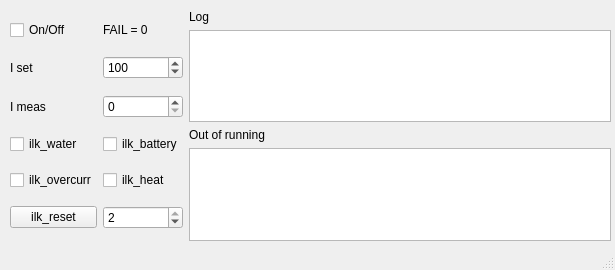
<?xml version="1.0" encoding="UTF-8"?>
<ui version="4.0">
 <class>MainWindow</class>
 <widget class="QMainWindow" name="MainWindow">
  <property name="geometry">
   <rect>
    <x>0</x>
    <y>0</y>
    <width>615</width>
    <height>270</height>
   </rect>
  </property>
  <property name="windowTitle">
   <string>MainWindow</string>
  </property>
  <widget class="QWidget" name="centralwidget">
   <widget class="QWidget" name="gridLayoutWidget_2">
    <property name="geometry">
     <rect>
      <x>10</x>
      <y>10</y>
      <width>601</width>
      <height>231</height>
     </rect>
    </property>
    <layout class="QGridLayout" name="gridLayout_2">
     <item row="0" column="1">
      <layout class="QVBoxLayout" name="verticalLayout">
       <item>
        <widget class="QLabel" name="label_3">
         <property name="text">
          <string>Log</string>
         </property>
        </widget>
       </item>
       <item>
        <widget class="QTextEdit" name="log_text">
         <property name="horizontalScrollBarPolicy">
          <enum>Qt::ScrollBarAlwaysOff</enum>
         </property>
         <property name="readOnly">
          <bool>true</bool>
         </property>
        </widget>
       </item>
       <item>
        <widget class="QLabel" name="label_4">
         <property name="text">
          <string>Out of running</string>
         </property>
        </widget>
       </item>
       <item>
        <widget class="QTextEdit" name="ofr_text">
         <property name="layoutDirection">
          <enum>Qt::LeftToRight</enum>
         </property>
         <property name="autoFormatting">
          <set>QTextEdit::AutoBulletList</set>
         </property>
         <property name="readOnly">
          <bool>true</bool>
         </property>
        </widget>
       </item>
      </layout>
     </item>
     <item row="0" column="0">
      <layout class="QGridLayout" name="gridLayout">
       <item row="5" column="1">
        <widget class="QSpinBox" name="permission">
         <property name="maximum">
          <number>2</number>
         </property>
         <property name="singleStep">
          <number>2</number>
         </property>
         <property name="value">
          <number>2</number>
         </property>
        </widget>
       </item>
       <item row="2" column="0">
        <widget class="QLabel" name="label_2">
         <property name="text">
          <string>I meas</string>
         </property>
        </widget>
       </item>
       <item row="3" column="1">
        <widget class="QCheckBox" name="ilk_battery">
         <property name="text">
          <string>ilk_battery</string>
         </property>
        </widget>
       </item>
       <item row="4" column="0">
        <widget class="QCheckBox" name="ilk_overcurr">
         <property name="text">
          <string>ilk_overcurr</string>
         </property>
        </widget>
       </item>
       <item row="4" column="1">
        <widget class="QCheckBox" name="ilk_heat">
         <property name="text">
          <string>ilk_heat</string>
         </property>
        </widget>
       </item>
       <item row="5" column="0">
        <widget class="QPushButton" name="ilk_reset">
         <property name="text">
          <string>ilk_reset</string>
         </property>
        </widget>
       </item>
       <item row="3" column="0">
        <widget class="QCheckBox" name="ilk_water">
         <property name="text">
          <string>ilk_water</string>
         </property>
        </widget>
       </item>
       <item row="1" column="1">
        <widget class="QSpinBox" name="Iset">
         <property name="maximum">
          <number>120</number>
         </property>
         <property name="value">
          <number>100</number>
         </property>
        </widget>
       </item>
       <item row="1" column="0">
        <widget class="QLabel" name="label">
         <property name="text">
          <string>I set</string>
         </property>
        </widget>
       </item>
       <item row="2" column="1">
        <widget class="QSpinBox" name="Imeas">
         <property name="maximum">
          <number>120</number>
         </property>
         <property name="value">
          <number>0</number>
         </property>
        </widget>
       </item>
       <item row="0" column="0">
        <widget class="QCheckBox" name="on_off">
         <property name="text">
          <string>On/Off</string>
         </property>
        </widget>
       </item>
       <item row="0" column="1">
        <widget class="QLabel" name="fail_st">
         <property name="text">
          <string>FAIL = 0</string>
         </property>
        </widget>
       </item>
      </layout>
     </item>
    </layout>
   </widget>
  </widget>
  <widget class="QStatusBar" name="statusbar"/>
 </widget>
 <resources/>
 <connections/>
</ui>
